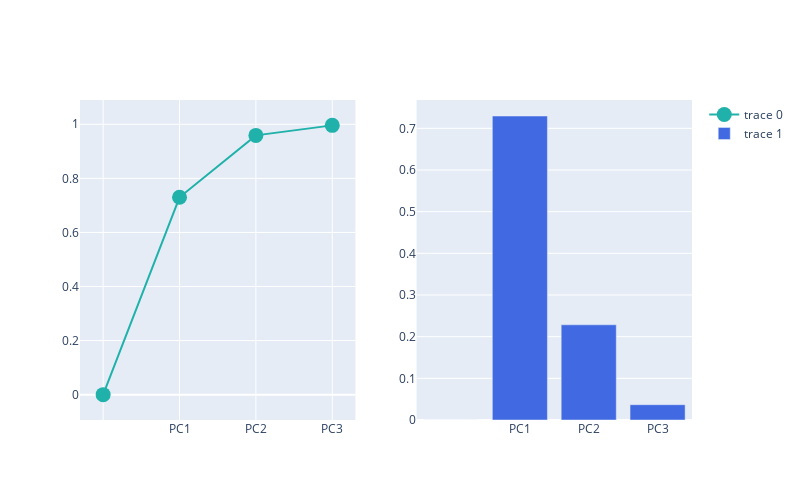

The code cell stored with this chart in its notebook:
### Markdown cell above
##### 3.2.4.3. Explained Variance + Cumulative Variance (Separate Plot)

### Code cell
from plotly.subplots import make_subplots
import plotly.graph_objects as go

fig = make_subplots(rows=1, cols=2)

fig.add_trace(
    go.Scatter(
        x=df_explained_variance['PC'],
        y=df_explained_variance['Cumulative Variance'],
        marker=dict(size=15, color="LightSeaGreen")
    ), row=1, col=1
    )

fig.add_trace(
    go.Bar(
        x=df_explained_variance['PC'],
        y=df_explained_variance['Explained Variance'],
        marker=dict(color="RoyalBlue"),
    ), row=1, col=2
    )
fig.update_layout(
    width=800,
    height=500,
)
fig.show()

### Figure 1 — Plotly figure (JSON) as saved in the notebook; plotly's stock layout.template omitted (floating-point values rounded to 4 significant figures)
{"data": [{"marker": {"color": "LightSeaGreen", "size": 15}, "type": "scatter", "x": ["", "PC1", "PC2", "PC3"], "xaxis": "x", "y": [0, 0.73, 0.959, 0.996], "yaxis": "y"}, {"marker": {"color": "RoyalBlue"}, "type": "bar", "x": ["", "PC1", "PC2", "PC3"], "xaxis": "x2", "y": [0, 0.7296, 0.2285, 0.03669], "yaxis": "y2"}], "layout": {"height": 500, "width": 800, "xaxis": {"anchor": "y", "domain": [0, 0.45]}, "xaxis2": {"anchor": "y2", "domain": [0.55, 1]}, "yaxis": {"anchor": "x", "domain": [0, 1]}, "yaxis2": {"anchor": "x2", "domain": [0, 1]}}}
